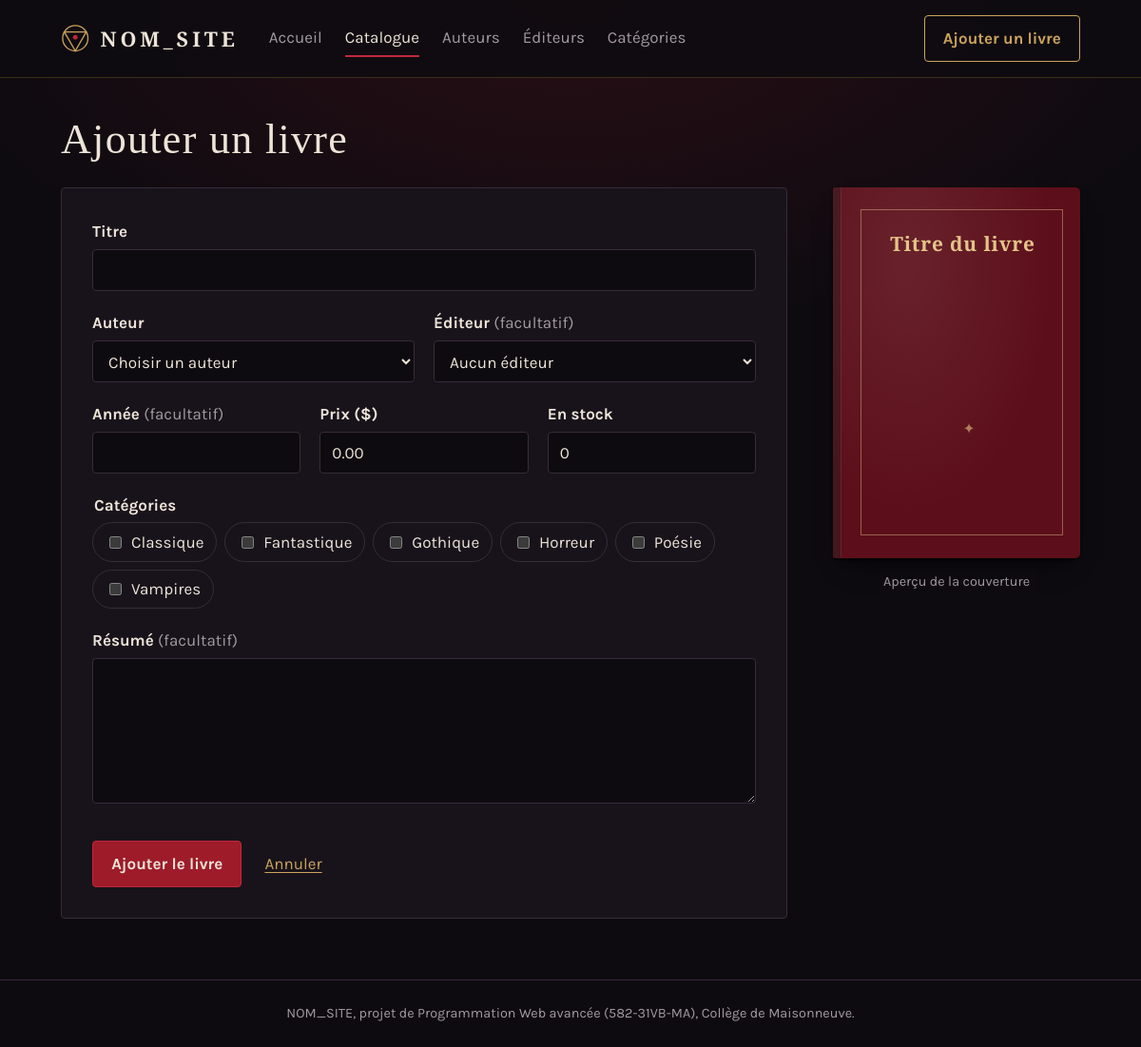
/livre-form.php, run on the app's committed database.
### tables this page shows
CREATE TABLE categorie (
    id          INT UNSIGNED  NOT NULL AUTO_INCREMENT,
    nom         VARCHAR(60)   NOT NULL,
    description VARCHAR(255)  NULL,
    PRIMARY KEY (id),
    UNIQUE KEY uq_categorie_nom (nom)
);

### includes/init.php (called while the page is built, shortened)
<?php
require_once __DIR__ . '/fonctions.php';
spl_autoload_register(function (string $nomClasse): void {
    $fichier = __DIR__ . '/../Classe/' . $nomClasse . '.php';
});

### Classe/Modele.php (called while the page is built, shortened)
<?php
abstract class Modele
{
    protected static string $table = '';
    protected static string $ordre = 'id';
    protected ?int $id = null;
    protected static function pdo(): PDO
    {
        return Database::getConnexion();
    }
    public static function trouverTous(): array
    {
        $sql = 'SELECT * FROM ' . static::$table . ' ORDER BY ' . static::$ordre;
        $lignes = static::pdo()->query($sql)->fetchAll();
        return array_map(fn (array $ligne) => new static($ligne), $lignes);
    }
    public function getId(): ?int
    {
        return $this->id;
    }
    public function estNouveau(): bool
    {
        return $this->id === null;
    }
    protected static function texteOuNull(mixed $valeur): ?string
    {
        $texte = trim((string) $valeur);
        return $texte === '' ? null : $texte;
    }
}

### Classe/Livre.php (called while the page is built, shortened)
<?php
class Livre extends Modele
{
    private string $titre = '';
    private ?int $anneePublication = null;
    private float $prix = 0.0;
    private int $quantiteStock = 0;
    private array $categorieIds = [];
    public function getCouleurCouverture(): string
    {
        $position = ($this->id ?? 0) % count(self::COULEURS_COUVERTURE);
        return self::COULEURS_COUVERTURE[$position];
    }
    public function getTitre(): string
    {
        return $this->titre;
    }
    public function getAnneePublication(): ?int
    {
        return $this->anneePublication;
    }
    public function getPrix(): float
    {
        return $this->prix;
    }
    public function getQuantiteStock(): int
    {
        return $this->quantiteStock;
    }
    public function getCategorieIds(): array
    {
        return $this->categorieIds;
    }
}

### Classe/Database.php (called while the page is built, shortened)
<?php
class Database
{
    private static ?PDO $connexion = null;
    public static function getConnexion(): PDO
    {
        if (self::$connexion === null) {
            $dsn = 'mysql:host=' . DB_HOTE . ';dbname=' . DB_NOM . ';charset=utf8mb4';
            self::$connexion = new PDO($dsn, DB_UTILISATEUR, DB_MOT_DE_PASSE, [
                PDO::ATTR_ERRMODE            => PDO::ERRMODE_EXCEPTION,
                PDO::ATTR_DEFAULT_FETCH_MODE => PDO::FETCH_ASSOC,
                PDO::ATTR_EMULATE_PREPARES   => false,
            ]);
        }
        return self::$connexion;
    }
}

### Classe/Categorie.php (called while the page is built, shortened)
<?php
class Categorie extends Modele
{
    private string $nom = '';
    public function hydrater(array $donnees): void
    {
        if (isset($donnees['id'])) {
            $this->id = (int) $donnees['id'];
        }
        $this->nom = trim($donnees['nom'] ?? '');
    }
    public function getNom(): string
    {
        return $this->nom;
    }
}

### livre-form.php (the view, shortened to what this page needs)
<?php
require_once 'includes/init.php';
$id = isset($_GET['id']) ? (int) $_GET['id'] : null;
$livre = $id !== null ? Livre::trouverParId($id) : new Livre();
$erreurs = [];
$auteurs = Auteur::trouverTous();
$categories = Categorie::trouverTous();
require 'includes/entete.php';
?>
<div class="en-tete-page">
    <h1><?= $livre->estNouveau() ? 'Ajouter un livre' : 'Modifier le livre' ?></h1>
</div>
<?php if (empty($auteurs)) : ?>
    <div class="vide">
        <p>Un livre doit être lié à un auteur. Ajoutez d'abord un auteur.</p>
        <a class="bouton" href="auteur-form.php">Ajouter un auteur</a>
    </div>
<?php else : ?>
    <div class="mise-en-page-formulaire">
        <form class="formulaire" method="post" novalidate>
            <div class="champ">
                <label for="titre">Titre</label>
                <input type="text" id="titre" name="titre" maxlength="150" required
                       value="<?= e($livre->getTitre()) ?>" data-apercu="titre"<?= attributsErreur($erreurs, 'titre') ?>>
            </div>
            <div class="rangee">
                <div class="champ">
                    <label for="auteur_id">Auteur</label>
                    <select id="auteur_id" name="auteur_id" required data-apercu="auteur"<?= attributsErreur($erreurs, 'auteur_id') ?>>
                        <option value="">Choisir un auteur</option>
                    </select>
                </div>
                <div class="champ">
                    <label for="editeur_id">Éditeur <span class="facultatif">(facultatif)</span></label>
                    <select id="editeur_id" name="editeur_id"<?= attributsErreur($erreurs, 'editeur_id') ?>>
                        <option value="">Aucun éditeur</option>
                    </select>
                </div>
            </div>
            <div class="rangee rangee--trois">
                <div class="champ">
                    <label for="annee_publication">Année <span class="facultatif">(facultatif)</span></label>
                    <input type="number" id="annee_publication" name="annee_publication" min="1450" max="<?= date('Y') + 1 ?>"
                           value="<?= e($livre->getAnneePublication()) ?>"<?= attributsErreur($erreurs, 'annee_publication') ?>>
                </div>
                <div class="champ">
                    <label for="prix">Prix ($)</label>
                    <input type="number" id="prix" name="prix" min="0" max="9999.99" step="0.01" required
                           value="<?= e(number_format($livre->getPrix(), 2, '.', '')) ?>"<?= attributsErreur($erreurs, 'prix') ?>>
                </div>
                <div class="champ">
                    <label for="quantite_stock">En stock</label>
                    <input type="number" id="quantite_stock" name="quantite_stock" min="0" step="1" required
                           value="<?= e($livre->getQuantiteStock()) ?>"<?= attributsErreur($erreurs, 'quantite_stock') ?>>
                </div>
            </div>
            <fieldset class="champ">
                <legend>Catégories</legend>
                <?php if (empty($categories)) : ?>
                    <p class="texte-discret">Aucune catégorie. <a href="categorie-form.php">Ajouter une catégorie</a></p>
                <?php else : ?>
                    <div class="cases">
                        <?php foreach ($categories as $categorie) : ?>
                            <label class="case">
                                <input type="checkbox" name="categorie_ids[]" value="<?= $categorie->getId() ?>"
                                    <?= in_array($categorie->getId(), $livre->getCategorieIds(), true) ? 'checked' : '' ?>>
                                <?= e($categorie->getNom()) ?>
                            </label>
                        <?php endforeach; ?>
                    </div>
                <?php endif; ?>
            </fieldset>
            <div class="champ">
                <label for="resume">Résumé <span class="facultatif">(facultatif)</span></label>
                <textarea id="resume" name="resume" rows="5"><?= e($livre->getResume()) ?></textarea>
            </div>
            <div class="formulaire__actions">
                <button type="submit" class="bouton"><?= $livre->estNouveau() ? 'Ajouter le livre' : 'Enregistrer les modifications' ?></button>
                <a href="<?= $livre->estNouveau() ? 'livres.php' : 'livre-fiche.php?id=' . $livre->getId() ?>">Annuler</a>
            </div>
        </form>
        <aside class="apercu" aria-label="Aperçu de la couverture">
            <?= couvertureHtml($livre, true) ?>
            <p class="texte-discret">Aperçu de la couverture</p>
        </aside>
    </div>
<?php endif; ?>
<?php require 'includes/pied.php'; ?>

### css/style.css (style rules this page uses)
:root { color-scheme: dark; --nuit: #0E0B10; --ombre: #18131B; --ombre-claire: #221A25; --bordure: #362B39; --parchemin: #EDE4D8; --cendre: #A39A9F; --sang: #9E1B2A; --sang-vif: #C0283A; --sang-sombre: #3A1117; --dorure: #CBA35C; --dorure-sombre: #3B2F17; --police-titre: "Cinzel", "Trajan Pro", Georgia, serif; --police-texte: "Karla", "Helvetica Neue", Arial, sans-serif; --largeur-max: 1120px; --rayon: 4px; }
*, *::before, *::after { box-sizing: border-box; }
body { margin: 0; min-height: 100vh; display: flex; flex-direction: column; background: radial-gradient(ellipse 80% 45% at 50% 0%, rgba(158, 27, 42, 0.18), transparent 70%), var(--nuit); color: var(--parchemin); font-family: var(--police-texte); font-size: 1.0625rem; line-height: 1.55; }
h1, h2 { font-family: var(--police-titre); font-weight: 500; line-height: 1.15; letter-spacing: 0.03em; margin: 0 0 0.5em; }
h1 { font-size: clamp(2rem, 4vw, 2.75rem); }
a { color: var(--dorure); text-underline-offset: 0.2em; }
.texte-discret { color: var(--cendre); }
.bouton { display: inline-block; padding: 0.65rem 1.2rem; border: 1px solid var(--sang-vif); border-radius: var(--rayon); background: var(--sang); color: var(--parchemin); font: inherit; font-weight: 700; text-decoration: none; cursor: pointer; }
.en-tete-page { display: flex; flex-wrap: wrap; align-items: baseline; justify-content: space-between; gap: 0.5rem 1.5rem; margin-bottom: 1.5rem; }
.en-tete-page h1, .en-tete-page p { margin: 0; }
.mise-en-page-formulaire { display: grid; grid-template-columns: minmax(0, 1fr) 260px; gap: 3rem; align-items: start; }
.formulaire { padding: 2rem; border: 1px solid var(--bordure); border-radius: var(--rayon); background: var(--ombre); }
.champ { margin: 0 0 1.25rem; padding: 0; border: 0; }
.champ label, .champ legend { display: block; margin-bottom: 0.35rem; font-weight: 700; }
.facultatif { color: var(--cendre); font-weight: 400; }
.champ input:not([type="checkbox"], [type="color"]), .champ select, .champ textarea { width: 100%; padding: 0.6rem 0.75rem; border: 1px solid var(--bordure); border-radius: var(--rayon); background: var(--nuit); color: var(--parchemin); font: inherit; }
.champ input:not([type="checkbox"], [type="color"]), .champ select { height: 2.75rem; }
.champ textarea { resize: vertical; }
.rangee { display: grid; grid-template-columns: repeat(2, minmax(0, 1fr)); gap: 0 1.25rem; }
.rangee--trois { grid-template-columns: repeat(3, minmax(0, 1fr)); }
.cases { display: flex; flex-wrap: wrap; gap: 0.5rem; }
.champ .case { display: flex; align-items: center; gap: 0.45rem; margin: 0; padding: 0.4rem 0.8rem; border: 1px solid var(--bordure); border-radius: 999px; font-weight: 400; cursor: pointer; }
.case input { accent-color: var(--sang-vif); }
.formulaire__actions { display: flex; align-items: center; gap: 1.5rem; margin-top: 2rem; }
.apercu { position: sticky; top: 1.5rem; text-align: center; }
.apercu p { font-size: 0.9rem; }

### data on the page
categorie: nom "Classique"
categorie: nom "Fantastique"
categorie: nom "Gothique"
categorie: nom "Horreur"
categorie: nom "Poésie"
categorie: nom "Vampires"

### other printed values
NOM_SITE "NOM_SITE"
$libelle "Accueil"
$libelle "Catalogue"
$libelle "Auteurs"
$libelle "Éditeurs"
$libelle "Catégories"
